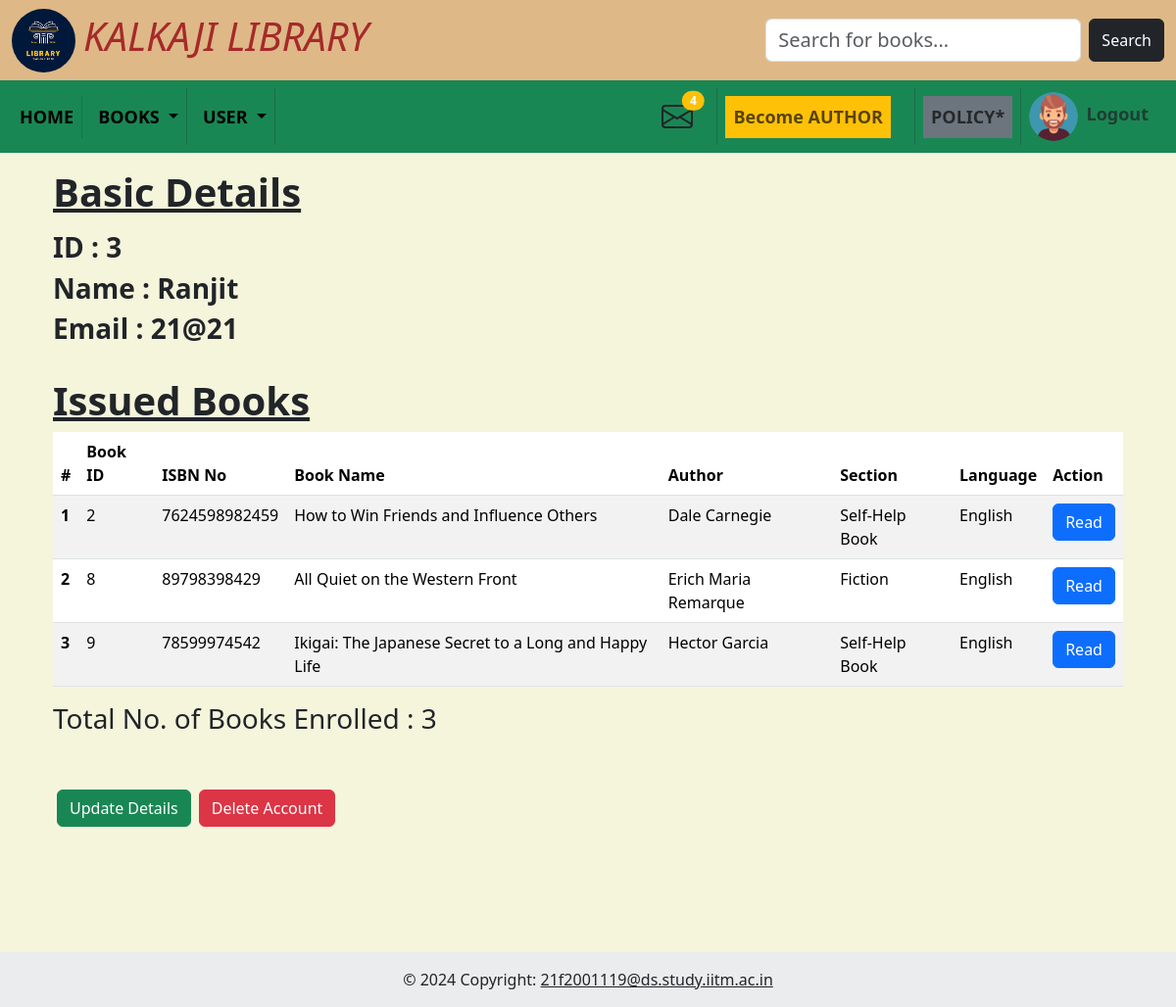
The page /profile (signed in) on the database its author committed.
### models/model.py (models this page shows)
class User(db.Model):
    __tablename__ = "user"
    id = db.Column(db.Integer, autoincrement=True, primary_key=True)
    name = db.Column(db.String, nullable=False)
    email = db.Column(db.String, unique=True)
    password = db.Column(db.String)
    enrollments = db.relationship("Enrollments", back_populates="user")

class Book(db.Model):
    __tablename__ = "book"
    id = db.Column(db.Integer, autoincrement=True, nullable=False, primary_key=True)
    isbn = db.Column(db.Integer, unique=True, nullable=False)
    name = db.Column(db.String, nullable=False)
    content = db.Column(db.String)
    author_name = db.Column(db.String)
    section = db.Column(db.Integer, db.ForeignKey("sections.id"), nullable=False)
    language = db.Column(db.String)
    date_added = db.Column(db.Date)
    rating = db.Column(db.Integer)
    enrollments = db.relationship("Enrollments", back_populates="book")
    ratings = db.relationship("Rating", backref="book")
    sections = db.relationship('Sections', backref='books')

class Sections(db.Model):
    __tablename__ = "sections"
    id = db.Column(db.Integer, autoincrement=True, primary_key=True)
    name = db.Column(db.String, nullable=False, unique=True)
    date_created = db.Column(db.Date)
    description = db.Column(db.String)

### controllers/user.py (the view)
@app.route("/profile", methods=["GET", "POST"])
def profile():
    if request.method == "GET":
        user_id = session.get("user_id")
        get_user = User.query.filter_by(id=user_id).first()
        enrolls = Enrollments.query.filter_by(user_id=user_id).all()
        books = []
        for enroll in enrolls:
            l = Book.query.filter_by(id=enroll.book_id).first()
            books.append(l)
        return render_template("/profile/profile.html", user=get_user, books=books, i=len(books))
    elif request.method == "POST":
        if "update_details" in request.form:
            return redirect("/profile/update")

### controllers/admin.py (called while the page is built)
@app.before_request
def before_req():
    if "admin" not in session and request.endpoint in admin_routes:
        return redirect("/admin_login")
    elif "user_id" not in session and request.endpoint in user_routes:
        return redirect("/user_login")

### controllers/index.py (called while the page is built)
@app.context_processor
def inject_admin():
    admin1 = 1
    admin0 = 0
    req = Book_req.query.all()
    msg = Messages.query.filter_by(user_id=session.get('user_id')).all()
    return dict(admin1=admin1, admin0=admin0, req=len(req), msg=len(msg))

### templates/profile/profile.html (shortened to what this page needs)
{% include 'base.html' %}
<div class="container mt-3 d-flex flex-column min-vh-100">
    <div class="container">
        <h1 class="fw-bold text-decoration-underline">Basic Details</h1>
        <h3 class="fw-bold mt-3">
            ID : {{ user.id }}
        </h3>
        <h3 class="fw-bold">
            Name : {{ user.name }}
        </h3>
        <h3 class="fw-bold">
            Email : {{ user.email }}
        </h3>
    </div>
    <div class="container mt-4">
        <h1 class="fw-bold text-decoration-underline">Issued Books</h1>
        <table class="table table-striped table-hover">
            <thead>
                <tr>
                    <th scope="col">#</th>
                    <th scope="col">Book ID</th>
                    <th scope="col">ISBN No</th>
                    <th scope="col">Book Name</th>
                    <th scope="col">Author</th>
                    <th scope="col">Section</th>
                    <th scope="col">Language</th>
                    <th scope="col">Action</th>
                </tr>
            </thead>
            <tbody>
                {% for book in books %}
            <tr>
                <th scope="row">{{loop.index}}</th>
                <td>{{book.id}}</td>
                <td>{{book.isbn}}</td>
                <td>{{book.name}}</td>
                <td>{{book.author_name}}</td>
                <td>{{book.sections.name}}</td>
                <td>{{book.language}}</td>
                <td>
                    <a href="/book-id/{{book.id}}"><button class="btn btn-primary">Read</button></a>
                </td>
            </tr>
            {% endfor %}
            </tbody>
        </table>
        <h3>Total No. of Books Enrolled : {{ i }} </h3>
    </div>
    <div class=" d-flex my-5">
        <form method="post">
            <button type="submit" name="update_details" class="btn btn-success me-2 ms-3">Update Details</button>
        </form>
        <button type="button" class="btn btn-danger" data-bs-toggle="modal" data-bs-target="#exampleModal">Delete Account</button>
    </div>
</div>
{% include 'footer.html' %}

### static/global.css (style rules this page uses)
body { background-color: beige; }

### rows shown on the page
User: id "3", name "Ranjit", email "21@21"
Book: id "2", isbn "7624598982459", name "How to Win Friends and Influence Others", author_name "Dale Carnegie", sections.name "Self-Help Book", language "English"
Book: id "8", isbn "89798398429", name "All Quiet on the Western Front", author_name "Erich Maria Remarque", sections.name "Fiction", language "English"
Book: id "9", isbn "78599974542", name "Ikigai: The Japanese Secret to a Long and Happy Life", author_name "Hector Garcia", sections.name "Self-Help Book", language "English"

### other values the page prints
{{ msg }} "4"
{{ i }} "3"
